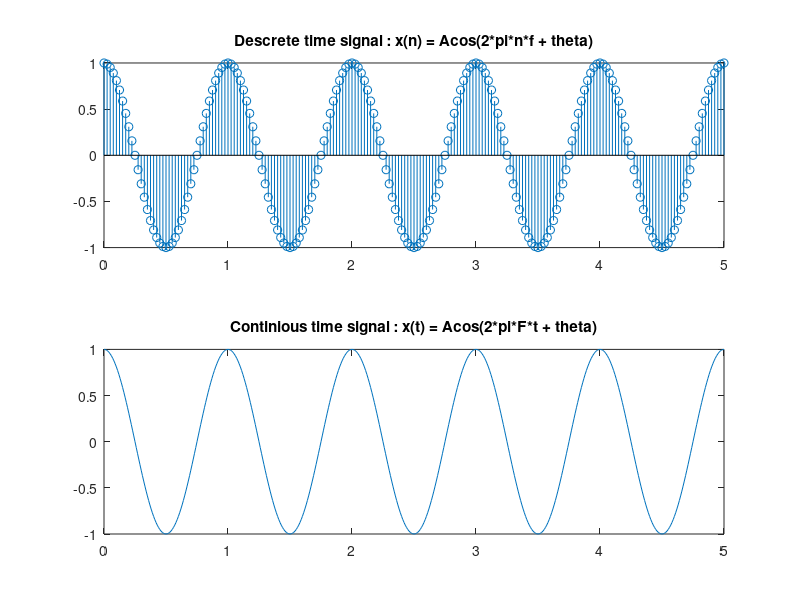

MATLAB code for this plot:
clear


ampl = 1;
samplingFreq1 = 40;
numberCycle = 5;
theta = 0;

% descrete 

freq = 1;
sample_number = 0:1/samplingFreq1:numberCycle*1/freq;

y = ampl * cos(2*pi*sample_number*freq + theta);


% continious 

samplingFreq2 = 100;
Freq = 1;
time = 0:1/samplingFreq2:numberCycle*1/Freq;
y2 = ampl * cos(2*pi*time*Freq + theta);

subplot(2,1,1);
stem(sample_number,y);
title('Descrete time signal : x(n) = Acos(2*pi*n*f + theta)');

subplot(2,1,2);
plot(time,y2);
title('Continious time signal : x(t) = Acos(2*pi*F*t + theta)');


